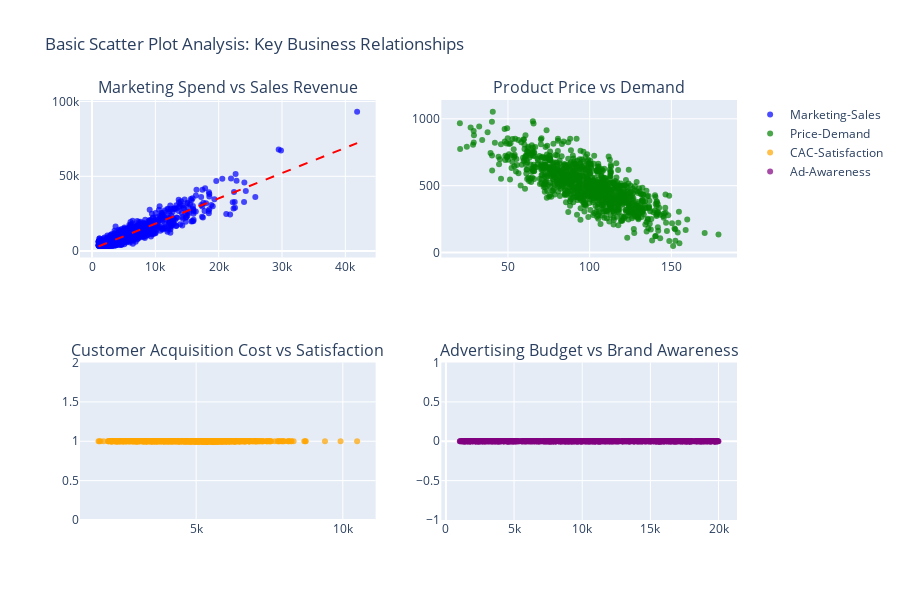

The notebook cell saved with this chart:
### Code cell
# 1. BASIC SCATTER PLOT ANALYSIS
print(" 1. BASIC SCATTER PLOT ANALYSIS")
print("=" * 35)

# Create basic scatter plots for key relationships
fig = make_subplots(
 rows=2, cols=2,
 subplot_titles=(
 "Marketing Spend vs Sales Revenue",
 "Product Price vs Demand",
 "Customer Acquisition Cost vs Satisfaction",
 "Advertising Budget vs Brand Awareness"
 ),
 specs=[[{"secondary_y": False}, {"secondary_y": False}],
 [{"secondary_y": False}, {"secondary_y": False}]]
)

# Relationship 1: Marketing Spend vs Sales Revenue (Linear)
fig.add_trace(
 go.Scatter(
 x=df['marketing_spend'],
 y=df['sales_revenue'],
 mode='markers',
 marker=dict(size=6, opacity=0.7, color='blue'),
 name='Marketing-Sales',
 hovertemplate="Marketing: $%{x:,.0f}<br>Sales: $%{y:,.0f}<extra></extra>"
 ),
 row=1, col=1
)

# Add trend line
z = np.polyfit(df['marketing_spend'], df['sales_revenue'], 1)
p = np.poly1d(z)
x_trend = np.linspace(df['marketing_spend'].min(), df['marketing_spend'].max(), 100)
fig.add_trace(
 go.Scatter(
 x=x_trend, y=p(x_trend),
 mode='lines',
 line=dict(color='red', dash='dash'),
 name='Trend Line',
 showlegend=False
 ),
 row=1, col=1
)

# Relationship 2: Product Price vs Demand (Negative correlation)
fig.add_trace(
 go.Scatter(
 x=df['product_price'],
 y=df['demand'],
 mode='markers',
 marker=dict(size=6, opacity=0.7, color='green'),
 name='Price-Demand',
 hovertemplate="Price: $%{x:.2f}<br>Demand: %{y:.0f}<extra></extra>"
 ),
 row=1, col=2
)

# Relationship 3: Customer Acquisition Cost vs Satisfaction
fig.add_trace(
 go.Scatter(
 x=df['customer_acq_cost'],
 y=df['customer_satisfaction'],
 mode='markers',
 marker=dict(size=6, opacity=0.7, color='orange'),
 name='CAC-Satisfaction',
 hovertemplate="Acq Cost: $%{x:.2f}<br>Satisfaction: %{y:.1f}/10<extra></extra>"
 ),
 row=2, col=1
)

# Relationship 4: Advertising Budget vs Brand Awareness (Quadratic)
fig.add_trace(
 go.Scatter(
 x=df['advertising_budget'],
 y=df['brand_awareness'],
 mode='markers',
 marker=dict(size=6, opacity=0.7, color='purple'),
 name='Ad-Awareness',
 hovertemplate="Ad Budget: $%{x:,.0f}<br>Awareness: %{y:.1f}%<extra></extra>"
 ),
 row=2, col=2
)

fig.update_layout(
 title="Basic Scatter Plot Analysis: Key Business Relationships",
 height=600,
 showlegend=True
)

fig.show()

# Calculate and display correlation coefficients
print("\n Correlation Analysis:")
correlations = {
 'Marketing Spend vs Sales Revenue': df['marketing_spend'].corr(df['sales_revenue']),
 'Product Price vs Demand': df['product_price'].corr(df['demand']),
 'Customer Acq Cost vs Satisfaction': df['customer_acq_cost'].corr(df['customer_satisfaction']),
 'Advertising Budget vs Brand Awareness': df['advertising_budget'].corr(df['brand_awareness'])
}

for relationship, correlation in correlations.items():
 strength = "Strong" if abs(correlation) > 0.7 else "Moderate" if abs(correlation) > 0.4 else "Weak"
 direction = "Positive" if correlation > 0 else "Negative"
 print(f"• {relationship}: r={correlation:.3f} ({strength} {direction})")

### Figure 1 — Plotly figure (JSON) as saved in the notebook; plotly's stock layout.template omitted (floating-point values rounded to 4 significant figures; data arrays with more than 128 entries replaced by an {"elided": "..."} marker saying what was removed)
{"data": [{"hovertemplate": "Marketing: $%{x:,.0f}<br>Sales: $%{y:,.0f}<extra></extra>", "marker": {"color": "blue", "opacity": 0.7, "size": 6}, "mode": "markers", "name": "Marketing-Sales", "type": "scatter", "x": {"elided": "1000 float values"}, "xaxis": "x", "y": {"elided": "1000 float values"}, "yaxis": "y"}, {"line": {"color": "red", "dash": "dash"}, "mode": "lines", "name": "Trend Line", "showlegend": false, "type": "scatter", "x": [1023.0, 1436.0, 1848.0, 2261.0, 2673.0, 3086.0, 3498.0, 3911.0, 4323.0, 4736.0, 5148.0, 5561.0, 5973.0, 6386.0, 6798.0, 7211.0, 7623.0, 8036.0, 8448.0, 8861.0, 9274.0, 9686.0, 10100.0, 10510.0, 10920.0, 11340.0, 11750.0, 12160.0, 12570.0, 12990.0, 13400.0, 13810.0, 14220.0, 14640.0, 15050.0, 15460.0, 15870.0, 16290.0, 16700.0, 17110.0, 17520.0, 17940.0, 18350.0, 18760.0, 19170.0, 19590.0, 20000.0, 20410.0, 20820.0, 21240.0, 21650.0, 22060.0, 22470.0, 22890.0, 23300.0, 23710.0, 24120.0, 24540.0, 24950.0, 25360.0, 25770.0, 26190.0, 26600.0, 27010.0, 27420.0, 27840.0, 28250.0, 28660.0, 29070.0, 29490.0, 29900.0, 30310.0, 30720.0, 31140.0, 31550.0, 31960.0, 32370.0, 32790.0, 33200.0, 33610.0, 34020.0, 34440.0, 34850.0, 35260.0, 35670.0, 36090.0, 36500.0, 36910.0, 37320.0, 37740.0, 38150.0, 38560.0, 38970.0, 39390.0, 39800.0, 40210.0, 40620.0, 41040.0, 41450.0, 41860.0], "xaxis": "x", "y": [3182.0, 3879.0, 4576.0, 5273.0, 5970.0, 6667.0, 7364.0, 8061.0, 8758.0, 9455.0, 10150.0, 10850.0, 11550.0, 12240.0, 12940.0, 13640.0, 14330.0, 15030.0, 15730.0, 16420.0, 17120.0, 17820.0, 18520.0, 19210.0, 19910.0, 20610.0, 21300.0, 22000.0, 22700.0, 23390.0, 24090.0, 24790.0, 25480.0, 26180.0, 26880.0, 27580.0, 28270.0, 28970.0, 29670.0, 30360.0, 31060.0, 31760.0, 32450.0, 33150.0, 33850.0, 34550.0, 35240.0, 35940.0, 36640.0, 37330.0, 38030.0, 38730.0, 39420.0, 40120.0, 40820.0, 41510.0, 42210.0, 42910.0, 43610.0, 44300.0, 45000.0, 45700.0, 46390.0, 47090.0, 47790.0, 48480.0, 49180.0, 49880.0, 50570.0, 51270.0, 51970.0, 52670.0, 53360.0, 54060.0, 54760.0, 55450.0, 56150.0, 56850.0, 57540.0, 58240.0, 58940.0, 59640.0, 60330.0, 61030.0, 61730.0, 62420.0, 63120.0, 63820.0, 64510.0, 65210.0, 65910.0, 66600.0, 67300.0, 68000.0, 68700.0, 69390.0, 70090.0, 70790.0, 71480.0, 72180.0], "yaxis": "y"}, {"hovertemplate": "Price: $%{x:.2f}<br>Demand: %{y:.0f}<extra></extra>", "marker": {"color": "green", "opacity": 0.7, "size": 6}, "mode": "markers", "name": "Price-Demand", "type": "scatter", "x": {"elided": "1000 float values"}, "xaxis": "x2", "y": {"elided": "1000 float values"}, "yaxis": "y2"}, {"hovertemplate": "Acq Cost: $%{x:.2f}<br>Satisfaction: %{y:.1f}/10<extra></extra>", "marker": {"color": "orange", "opacity": 0.7, "size": 6}, "mode": "markers", "name": "CAC-Satisfaction", "type": "scatter", "x": {"elided": "1000 float values"}, "xaxis": "x3", "y": {"elided": "1000 float values"}, "yaxis": "y3"}, {"hovertemplate": "Ad Budget: $%{x:,.0f}<br>Awareness: %{y:.1f}%<extra></extra>", "marker": {"color": "purple", "opacity": 0.7, "size": 6}, "mode": "markers", "name": "Ad-Awareness", "type": "scatter", "x": {"elided": "1000 float values"}, "xaxis": "x4", "y": {"elided": "1000 float values"}, "yaxis": "y4"}], "layout": {"annotations": [{"font": {"size": 16}, "showarrow": false, "text": "Marketing Spend vs Sales Revenue", "x": 0.225, "xanchor": "center", "xref": "paper", "y": 1, "yanchor": "bottom", "yref": "paper"}, {"font": {"size": 16}, "showarrow": false, "text": "Product Price vs Demand", "x": 0.775, "xanchor": "center", "xref": "paper", "y": 1, "yanchor": "bottom", "yref": "paper"}, {"font": {"size": 16}, "showarrow": false, "text": "Customer Acquisition Cost vs Satisfaction", "x": 0.225, "xanchor": "center", "xref": "paper", "y": 0.375, "yanchor": "bottom", "yref": "paper"}, {"font": {"size": 16}, "showarrow": false, "text": "Advertising Budget vs Brand Awareness", "x": 0.775, "xanchor": "center", "xref": "paper", "y": 0.375, "yanchor": "bottom", "yref": "paper"}], "height": 600, "showlegend": true, "title": {"text": "Basic Scatter Plot Analysis: Key Business Relationships"}, "xaxis": {"anchor": "y", "domain": [0, 0.45]}, "xaxis2": {"anchor": "y2", "domain": [0.55, 1]}, "xaxis3": {"anchor": "y3", "domain": [0, 0.45]}, "xaxis4": {"anchor": "y4", "domain": [0.55, 1]}, "yaxis": {"anchor": "x", "domain": [0.625, 1]}, "yaxis2": {"anchor": "x2", "domain": [0.625, 1]}, "yaxis3": {"anchor": "x3", "domain": [0, 0.375]}, "yaxis4": {"anchor": "x4", "domain": [0, 0.375]}}}
